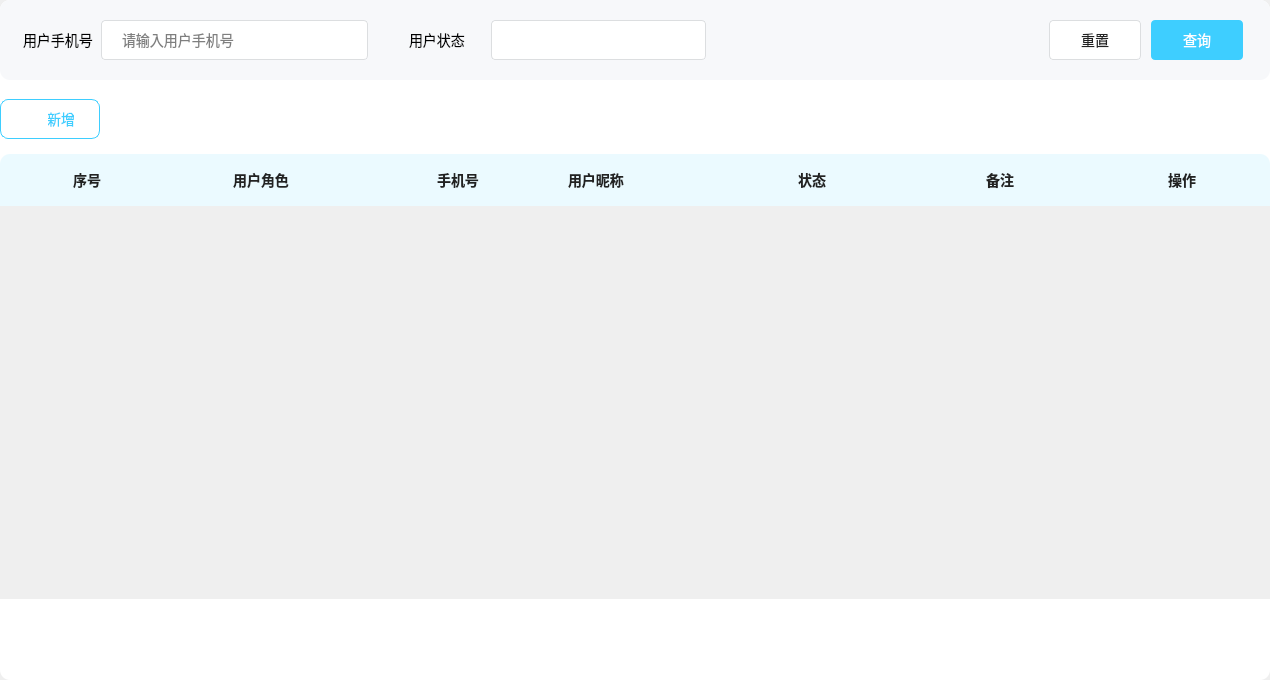
<?xml version="1.0" encoding="UTF-8"?>
<ui version="4.0">
 <class>RoleTable</class>
 <widget class="QWidget" name="RoleTable">
  <property name="geometry">
   <rect>
    <x>0</x>
    <y>0</y>
    <width>1270</width>
    <height>680</height>
   </rect>
  </property>
  <property name="windowTitle">
   <string>Form</string>
  </property>
  <layout class="QHBoxLayout" name="horizontalLayout">
   <property name="spacing">
    <number>0</number>
   </property>
   <property name="leftMargin">
    <number>0</number>
   </property>
   <property name="topMargin">
    <number>0</number>
   </property>
   <property name="rightMargin">
    <number>0</number>
   </property>
   <property name="bottomMargin">
    <number>0</number>
   </property>
   <item>
    <widget class="QWidget" name="roleTableBg" native="true">
     <property name="styleSheet">
      <string notr="true">#roleTableBg{
 border-radius : 10px;
 background-color : #FFFFFF;
}
*{
 font-size : 14px;
 font-family : 微软雅⿊;
}</string>
     </property>
     <layout class="QVBoxLayout" name="verticalLayout">
      <property name="spacing">
       <number>0</number>
      </property>
      <property name="leftMargin">
       <number>0</number>
      </property>
      <property name="topMargin">
       <number>0</number>
      </property>
      <property name="rightMargin">
       <number>0</number>
      </property>
      <property name="bottomMargin">
       <number>0</number>
      </property>
      <item>
       <widget class="QWidget" name="inputArea" native="true">
        <property name="minimumSize">
         <size>
          <width>0</width>
          <height>80</height>
         </size>
        </property>
        <property name="maximumSize">
         <size>
          <width>16777215</width>
          <height>80</height>
         </size>
        </property>
        <property name="styleSheet">
         <string notr="true">#inputArea{
 border-radius : 10px;
 background-color : #F7F8FA;
}
</string>
        </property>
        <layout class="QHBoxLayout" name="horizontalLayout_2">
         <property name="spacing">
          <number>41</number>
         </property>
         <property name="leftMargin">
          <number>23</number>
         </property>
         <property name="topMargin">
          <number>0</number>
         </property>
         <property name="rightMargin">
          <number>27</number>
         </property>
         <property name="bottomMargin">
          <number>0</number>
         </property>
         <item>
          <widget class="QWidget" name="adminPhoneBox" native="true">
           <property name="minimumSize">
            <size>
             <width>345</width>
             <height>0</height>
            </size>
           </property>
           <property name="maximumSize">
            <size>
             <width>345</width>
             <height>16777215</height>
            </size>
           </property>
           <layout class="QHBoxLayout" name="horizontalLayout_3">
            <property name="spacing">
             <number>8</number>
            </property>
            <property name="leftMargin">
             <number>0</number>
            </property>
            <property name="topMargin">
             <number>0</number>
            </property>
            <property name="rightMargin">
             <number>0</number>
            </property>
            <property name="bottomMargin">
             <number>0</number>
            </property>
            <item>
             <widget class="QLabel" name="phoneLabel">
              <property name="text">
               <string>用户手机号</string>
              </property>
             </widget>
            </item>
            <item>
             <widget class="QLineEdit" name="phone">
              <property name="minimumSize">
               <size>
                <width>0</width>
                <height>40</height>
               </size>
              </property>
              <property name="maximumSize">
               <size>
                <width>16777215</width>
                <height>40</height>
               </size>
              </property>
              <property name="styleSheet">
               <string notr="true">#phone{
 background : #FFFFFF;
 border-radius : 4px;
 border : 1px solid #DCDEE0;
 padding-left : 18px;
}</string>
              </property>
              <property name="placeholderText">
               <string>请输入用户手机号</string>
              </property>
             </widget>
            </item>
           </layout>
          </widget>
         </item>
         <item>
          <widget class="QWidget" name="adminStatusBox" native="true">
           <property name="minimumSize">
            <size>
             <width>297</width>
             <height>0</height>
            </size>
           </property>
           <property name="maximumSize">
            <size>
             <width>297</width>
             <height>16777215</height>
            </size>
           </property>
           <layout class="QHBoxLayout" name="horizontalLayout_4">
            <property name="spacing">
             <number>8</number>
            </property>
            <property name="leftMargin">
             <number>0</number>
            </property>
            <property name="topMargin">
             <number>0</number>
            </property>
            <property name="rightMargin">
             <number>0</number>
            </property>
            <property name="bottomMargin">
             <number>0</number>
            </property>
            <item>
             <widget class="QLabel" name="status">
              <property name="minimumSize">
               <size>
                <width>74</width>
                <height>0</height>
               </size>
              </property>
              <property name="maximumSize">
               <size>
                <width>74</width>
                <height>16777215</height>
               </size>
              </property>
              <property name="text">
               <string>用户状态</string>
              </property>
             </widget>
            </item>
            <item>
             <widget class="QComboBox" name="userStatus">
              <property name="minimumSize">
               <size>
                <width>0</width>
                <height>40</height>
               </size>
              </property>
              <property name="maximumSize">
               <size>
                <width>16777215</width>
                <height>40</height>
               </size>
              </property>
              <property name="styleSheet">
               <string notr="true">#userStatus {
 background-color: #FFFFFF;
 border: 1px solid #DCDEE0;
 border-radius: 4px;
 color: #222222;
 padding-left: 16px;
 line-height: 40px;
}
#userStatus::drop-down {
 border: none;
 width: 33px;
}

#userStatus::down-arrow {
 width: 15px;
 background-color: transparent;
 image: url(:/images/admin/triangle.png);
}
#userStatus QAbstractItemView {
 outline: 0px;
}
#userStatus QAbstractItemView::item {
 color: #222222;
 padding-left:16px;
 background-color: #FFFFFF;
 height: 30px;
}
#userStatus QAbstractItemView::item:selected {
 background-color: #409CE1;
 color: #FFFFFF;
}
</string>
              </property>
             </widget>
            </item>
           </layout>
          </widget>
         </item>
         <item>
          <spacer name="horizontalSpacer">
           <property name="orientation">
            <enum>Qt::Orientation::Horizontal</enum>
           </property>
           <property name="sizeHint" stdset="0">
            <size>
             <width>258</width>
             <height>20</height>
            </size>
           </property>
          </spacer>
         </item>
         <item>
          <widget class="QWidget" name="btnOperatorBox" native="true">
           <property name="minimumSize">
            <size>
             <width>194</width>
             <height>0</height>
            </size>
           </property>
           <property name="maximumSize">
            <size>
             <width>194</width>
             <height>16777215</height>
            </size>
           </property>
           <layout class="QHBoxLayout" name="horizontalLayout_5">
            <property name="spacing">
             <number>10</number>
            </property>
            <property name="leftMargin">
             <number>0</number>
            </property>
            <property name="topMargin">
             <number>0</number>
            </property>
            <property name="rightMargin">
             <number>0</number>
            </property>
            <property name="bottomMargin">
             <number>0</number>
            </property>
            <item>
             <widget class="QPushButton" name="resetBtn">
              <property name="minimumSize">
               <size>
                <width>0</width>
                <height>40</height>
               </size>
              </property>
              <property name="maximumSize">
               <size>
                <width>16777215</width>
                <height>40</height>
               </size>
              </property>
              <property name="styleSheet">
               <string notr="true">#resetBtn{
 color : #222222;
 background-color: #FFFFFF;
 border-radius: 4px;
 border: 1px solid #DCDEE0;
}
</string>
              </property>
              <property name="text">
               <string>重置</string>
              </property>
             </widget>
            </item>
            <item>
             <widget class="QPushButton" name="queryBtn">
              <property name="minimumSize">
               <size>
                <width>0</width>
                <height>40</height>
               </size>
              </property>
              <property name="maximumSize">
               <size>
                <width>16777215</width>
                <height>40</height>
               </size>
              </property>
              <property name="styleSheet">
               <string notr="true">#queryBtn{
 color : #FFFFFF;
 background-color: #3ECEFF;
 border-radius: 4px;
}
</string>
              </property>
              <property name="text">
               <string>查询</string>
              </property>
             </widget>
            </item>
           </layout>
          </widget>
         </item>
        </layout>
       </widget>
      </item>
      <item>
       <widget class="QWidget" name="insertBtnArea" native="true">
        <property name="minimumSize">
         <size>
          <width>0</width>
          <height>74</height>
         </size>
        </property>
        <property name="maximumSize">
         <size>
          <width>16777215</width>
          <height>74</height>
         </size>
        </property>
        <widget class="QPushButton" name="insertBtn">
         <property name="geometry">
          <rect>
           <x>0</x>
           <y>19</y>
           <width>100</width>
           <height>40</height>
          </rect>
         </property>
         <property name="styleSheet">
          <string notr="true">#insertBtn{
 color : #3ECEFF;
 background-color : #FFFFFF;
 border-radius: 8px;
 border: 1px solid #3ECEFF;
 padding :10px 25px 10px 47px;
}</string>
         </property>
         <property name="text">
          <string>新增</string>
         </property>
        </widget>
        <widget class="QLabel" name="addLabel">
         <property name="geometry">
          <rect>
           <x>25</x>
           <y>33</y>
           <width>12</width>
           <height>12</height>
          </rect>
         </property>
         <property name="styleSheet">
          <string notr="true">#addLabel{
 border-image : url(:/images/admin/add.png);
}
</string>
         </property>
         <property name="text">
          <string/>
         </property>
        </widget>
       </widget>
      </item>
      <item>
       <widget class="QWidget" name="tableTitleArea" native="true">
        <property name="minimumSize">
         <size>
          <width>0</width>
          <height>52</height>
         </size>
        </property>
        <property name="maximumSize">
         <size>
          <width>16777215</width>
          <height>52</height>
         </size>
        </property>
        <property name="styleSheet">
         <string notr="true">#tableTitleArea{
 background-color: #EBFAFF;
 border-top-left-radius: 10px;
 border-top-right-radius: 10px;
 border-bottom-left-radius: 0;
 border-bottom-right-radius: 0;
}
#tableTitleArea QLabel {
 font-weight: bold;
 color: #222222;
 line-height: 20px;
}
</string>
        </property>
        <layout class="QHBoxLayout" name="horizontalLayout_6">
         <property name="spacing">
          <number>0</number>
         </property>
         <property name="leftMargin">
          <number>0</number>
         </property>
         <property name="topMargin">
          <number>0</number>
         </property>
         <property name="rightMargin">
          <number>0</number>
         </property>
         <property name="bottomMargin">
          <number>0</number>
         </property>
         <item>
          <widget class="QLabel" name="idLabel">
           <property name="minimumSize">
            <size>
             <width>174</width>
             <height>0</height>
            </size>
           </property>
           <property name="maximumSize">
            <size>
             <width>174</width>
             <height>16777215</height>
            </size>
           </property>
           <property name="text">
            <string>序号</string>
           </property>
           <property name="alignment">
            <set>Qt::AlignmentFlag::AlignCenter</set>
           </property>
          </widget>
         </item>
         <item>
          <widget class="QLabel" name="roleLabel">
           <property name="minimumSize">
            <size>
             <width>174</width>
             <height>0</height>
            </size>
           </property>
           <property name="maximumSize">
            <size>
             <width>174</width>
             <height>16777215</height>
            </size>
           </property>
           <property name="text">
            <string>用户角色</string>
           </property>
           <property name="alignment">
            <set>Qt::AlignmentFlag::AlignCenter</set>
           </property>
          </widget>
         </item>
         <item>
          <widget class="QLabel" name="telphoneLabel">
           <property name="minimumSize">
            <size>
             <width>220</width>
             <height>0</height>
            </size>
           </property>
           <property name="maximumSize">
            <size>
             <width>220</width>
             <height>16777215</height>
            </size>
           </property>
           <property name="text">
            <string>手机号</string>
           </property>
           <property name="alignment">
            <set>Qt::AlignmentFlag::AlignCenter</set>
           </property>
          </widget>
         </item>
         <item>
          <widget class="QLabel" name="nameLabel">
           <property name="minimumSize">
            <size>
             <width>150</width>
             <height>0</height>
            </size>
           </property>
           <property name="maximumSize">
            <size>
             <width>150</width>
             <height>16777215</height>
            </size>
           </property>
           <property name="text">
            <string>用户昵称</string>
           </property>
          </widget>
         </item>
         <item>
          <widget class="QLabel" name="statusLabel">
           <property name="minimumSize">
            <size>
             <width>188</width>
             <height>0</height>
            </size>
           </property>
           <property name="maximumSize">
            <size>
             <width>188</width>
             <height>16777215</height>
            </size>
           </property>
           <property name="text">
            <string>状态</string>
           </property>
           <property name="alignment">
            <set>Qt::AlignmentFlag::AlignCenter</set>
           </property>
          </widget>
         </item>
         <item>
          <widget class="QLabel" name="commentLabel">
           <property name="minimumSize">
            <size>
             <width>188</width>
             <height>0</height>
            </size>
           </property>
           <property name="maximumSize">
            <size>
             <width>188</width>
             <height>16777215</height>
            </size>
           </property>
           <property name="text">
            <string>备注</string>
           </property>
           <property name="alignment">
            <set>Qt::AlignmentFlag::AlignCenter</set>
           </property>
          </widget>
         </item>
         <item>
          <widget class="QLabel" name="operationLabel">
           <property name="text">
            <string>操作</string>
           </property>
           <property name="alignment">
            <set>Qt::AlignmentFlag::AlignCenter</set>
           </property>
          </widget>
         </item>
        </layout>
       </widget>
      </item>
      <item>
       <widget class="QWidget" name="adminInfoArea" native="true">
        <property name="minimumSize">
         <size>
          <width>0</width>
          <height>408</height>
         </size>
        </property>
        <property name="maximumSize">
         <size>
          <width>16777215</width>
          <height>408</height>
         </size>
        </property>
        <layout class="QVBoxLayout" name="verticalLayout_2">
         <property name="spacing">
          <number>0</number>
         </property>
         <property name="leftMargin">
          <number>0</number>
         </property>
         <property name="topMargin">
          <number>0</number>
         </property>
         <property name="rightMargin">
          <number>0</number>
         </property>
         <property name="bottomMargin">
          <number>15</number>
         </property>
         <item>
          <widget class="QScrollArea" name="scrollArea">
           <property name="styleSheet">
            <string notr="true">#scrollArea {
 border : none;
 background-color: #FFFFFF;
}
QScrollBar:vertical{ /*垂直滚动条*/ 
 border : none;
 background-color : #FFFFFF;
 width : 10px;
}
QScrollBar::handle:vertical{ /*设置垂直滚动条⼿柄*/ 
 border : none;
 border-radius : 5px;
 background-color : #E8E8E8;
 min-height: 134px;
}
QScrollBar::up-arrow:vertical, QScrollBar::downarrow:vertical
 {
 border:none;
 width: 0px;
 height: 0px;
}
QScrollBar:horizontal {
 height: 0px;
}</string>
           </property>
           <property name="widgetResizable">
            <bool>true</bool>
           </property>
           <widget class="QWidget" name="scrollAreaWidgetContents">
            <property name="geometry">
             <rect>
              <x>0</x>
              <y>0</y>
              <width>1270</width>
              <height>393</height>
             </rect>
            </property>
            <layout class="QVBoxLayout" name="verticalLayout_4">
             <property name="spacing">
              <number>0</number>
             </property>
             <property name="leftMargin">
              <number>0</number>
             </property>
             <property name="topMargin">
              <number>0</number>
             </property>
             <property name="rightMargin">
              <number>0</number>
             </property>
             <property name="bottomMargin">
              <number>0</number>
             </property>
             <item>
              <layout class="QVBoxLayout" name="layout">
               <property name="spacing">
                <number>0</number>
               </property>
               <property name="bottomMargin">
                <number>11</number>
               </property>
              </layout>
             </item>
            </layout>
           </widget>
          </widget>
         </item>
        </layout>
       </widget>
      </item>
      <item>
       <widget class="QWidget" name="PaginatorArea" native="true"/>
      </item>
     </layout>
    </widget>
   </item>
  </layout>
 </widget>
 <resources/>
 <connections/>
</ui>
